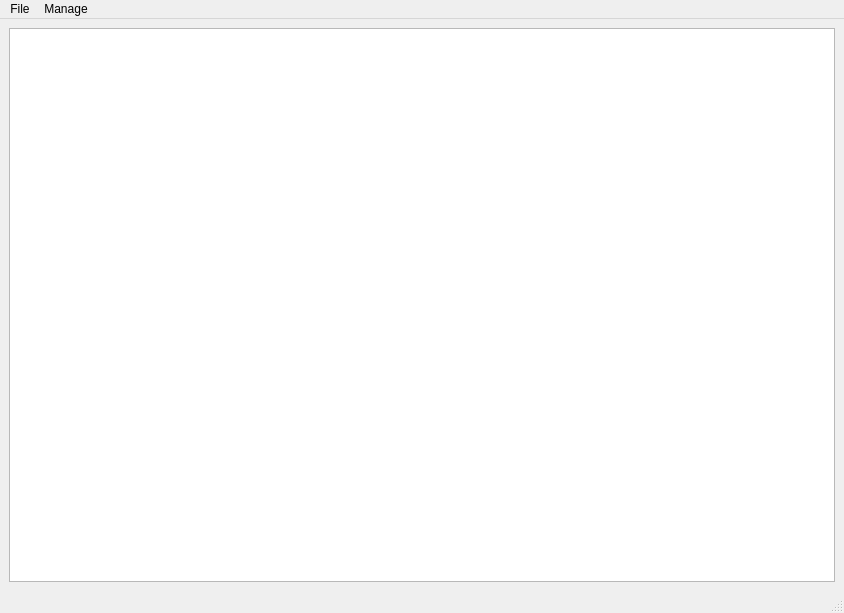
<?xml version="1.0" encoding="UTF-8"?>
<ui version="4.0">
    <class>MainWindow</class>
    <widget class="QMainWindow" name="MainWindow">
        <property name="geometry">
            <rect>
                <x>0</x>
                <y>0</y>
                <width>844</width>
                <height>613</height>
            </rect>
        </property>
        <property name="maximumSize">
            <size>
                <width>2000</width>
                <height>1500</height>
            </size>
        </property>
        <property name="windowTitle">
            <string>Pump Manager</string>
        </property>
        <widget class="QWidget" name="centralwidget">
            <layout class="QVBoxLayout" name="verticalLayout">
                <item>
                    <widget class="QTableView" name="pumptable">
                        <property name="editTriggers">
                            <set>QAbstractItemView::NoEditTriggers</set>
                        </property>
                        <property name="showDropIndicator" stdset="0">
                            <bool>false</bool>
                        </property>
                        <property name="dragDropOverwriteMode">
                            <bool>false</bool>
                        </property>
                        <property name="alternatingRowColors">
                            <bool>false</bool>
                        </property>
                        <property name="selectionMode">
                            <enum>QAbstractItemView::SingleSelection</enum>
                        </property>
                    </widget>
                </item>
            </layout>
        </widget>
        <widget class="QMenuBar" name="menubar">
            <property name="geometry">
                <rect>
                    <x>0</x>
                    <y>0</y>
                    <width>844</width>
                    <height>26</height>
                </rect>
            </property>
            <widget class="QMenu" name="menuFile">
                <property name="title">
                    <string>File</string>
                </property>
                <addaction name="actionExit"/>
            </widget>
            <widget class="QMenu" name="menuPumps">
                <property name="title">
                    <string>Manage</string>
                </property>
                <addaction name="actionManage"/>
                <addaction name="actionLocation"/>
                <addaction name="actionType"/>
                <addaction name="actionFrequency"/>
                <addaction name="actionStructure"/>
                <addaction name="actionRules"/>
            </widget>
            <addaction name="menuFile"/>
            <addaction name="menuPumps"/>
        </widget>
        <widget class="QStatusBar" name="statusbar"/>
        <action name="actionExit">
            <property name="text">
                <string>Exit</string>
            </property>
        </action>
        <action name="actionManage">
            <property name="text">
                <string>Pump</string>
            </property>
        </action>
        <action name="actionLocation">
            <property name="text">
                <string>Location</string>
            </property>
        </action>
        <action name="actionFrequency">
            <property name="text">
                <string>Frequency</string>
            </property>
        </action>
        <action name="actionType">
            <property name="text">
                <string>Type</string>
            </property>
        </action>
        <action name="actionStructure">
            <property name="text">
                <string>Structure</string>
            </property>
        </action>
        <action name="actionRules">
            <property name="text">
                <string>Rules</string>
            </property>
        </action>
    </widget>
    <resources/>
    <connections/>
</ui>
